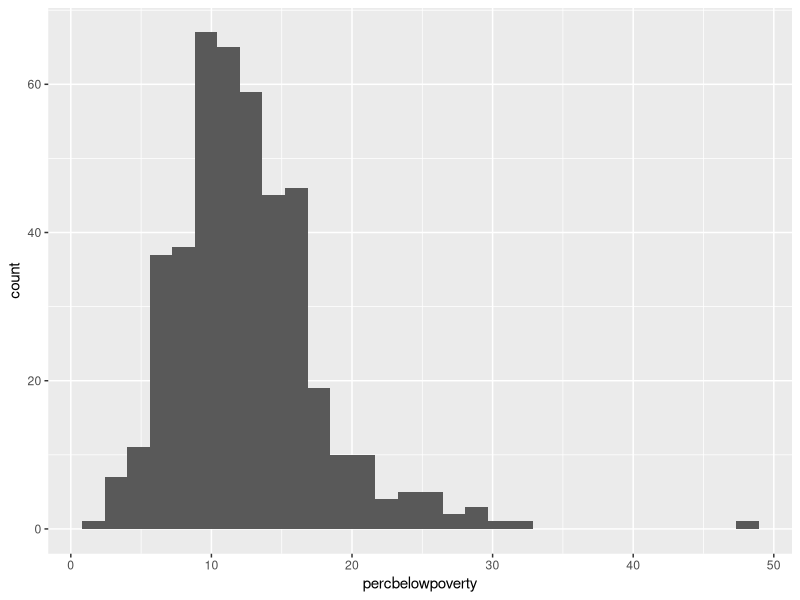
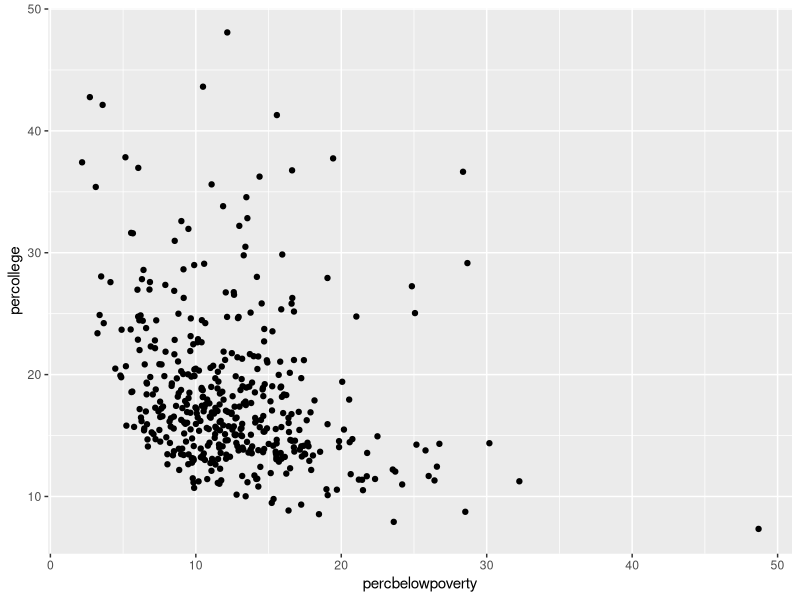
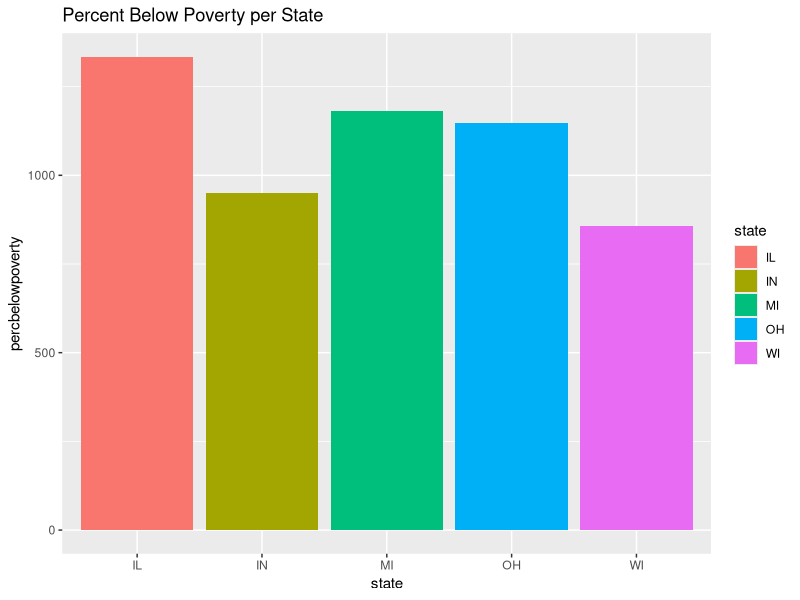
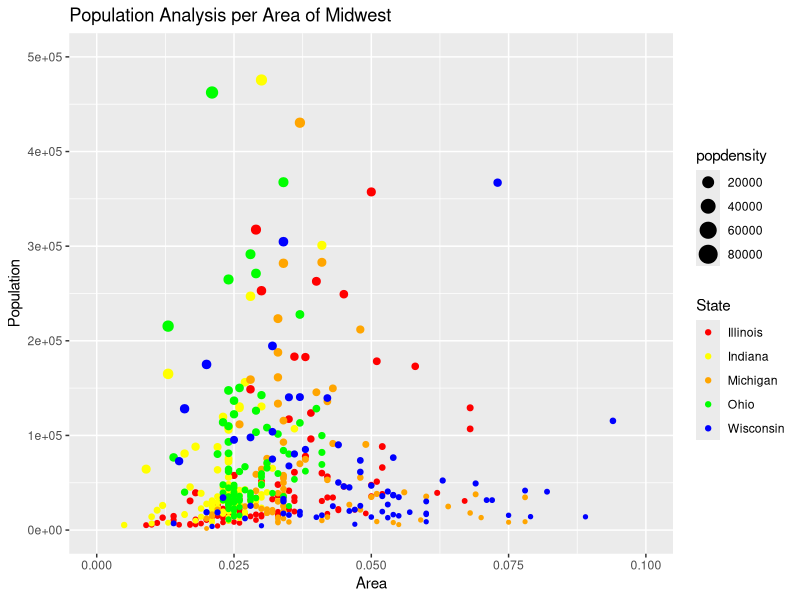
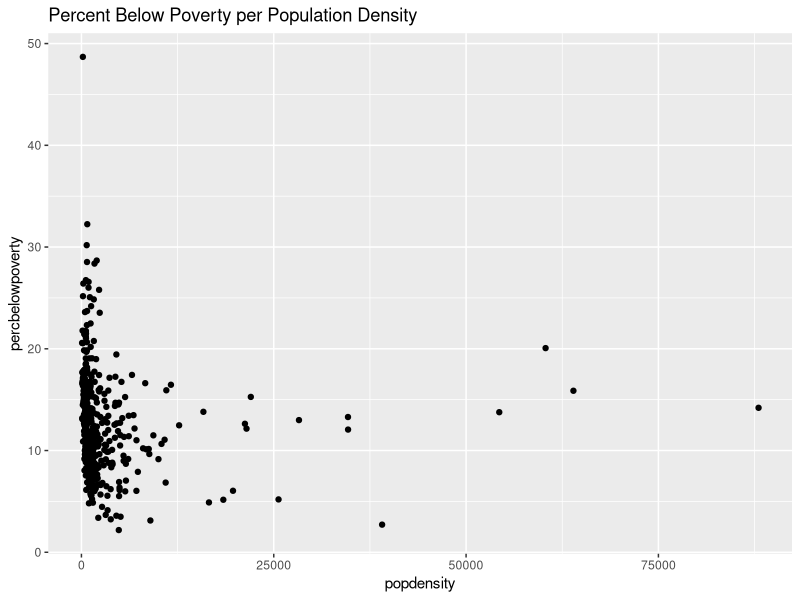

The R source for these figures, in order:
library(ggplot2)
data()
data(package = .packages(all.available = TRUE))
data(package = "ggplot2")

data(midwest)

?midwest

summary(midwest)

ggplot(data = midwest, 
       mapping = aes(x = percbelowpoverty)) + 
  geom_histogram()

ggplot(midwest,
       aes(x = percbelowpoverty,
           y = percollege)) + 
  geom_point()

ggplot(midwest, aes(x = state, y = percbelowpoverty)) + 
  geom_bar(aes(fill = state), stat = "identity") +
  labs(title="Percent Below Poverty per State")

gg<-ggplot(data = midwest, aes(x = area, y = poptotal)) + 
  geom_point(aes(col=state, size=popdensity)) + 
  xlim(c(0, 0.1)) + 
  ylim(c(0, 500000)) + 
  labs(y="Population", 
       x="Area", 
       title="Population Analysis per Area of Midwest")
gg + scale_color_manual(name="State", 
                        labels = c("Illinois", 
                                   "Indiana", 
                                   "Michigan", 
                                   "Ohio", 
                                   "Wisconsin"), 
                        values = c("IL"="red", 
                                   "IN"="yellow", 
                                   "MI"="orange", 
                                   "OH"="green", 
                                   "WI"="blue"))

plotMidwest <- function(var1, var2) {
  ggplot(midwest) +
    geom_point(aes(x = .data[[var1]], y = .data[[var2]])) +
    labs(title="Percent Below Poverty per Population Density")
}
plotMidwest("popdensity", "percbelowpoverty")

